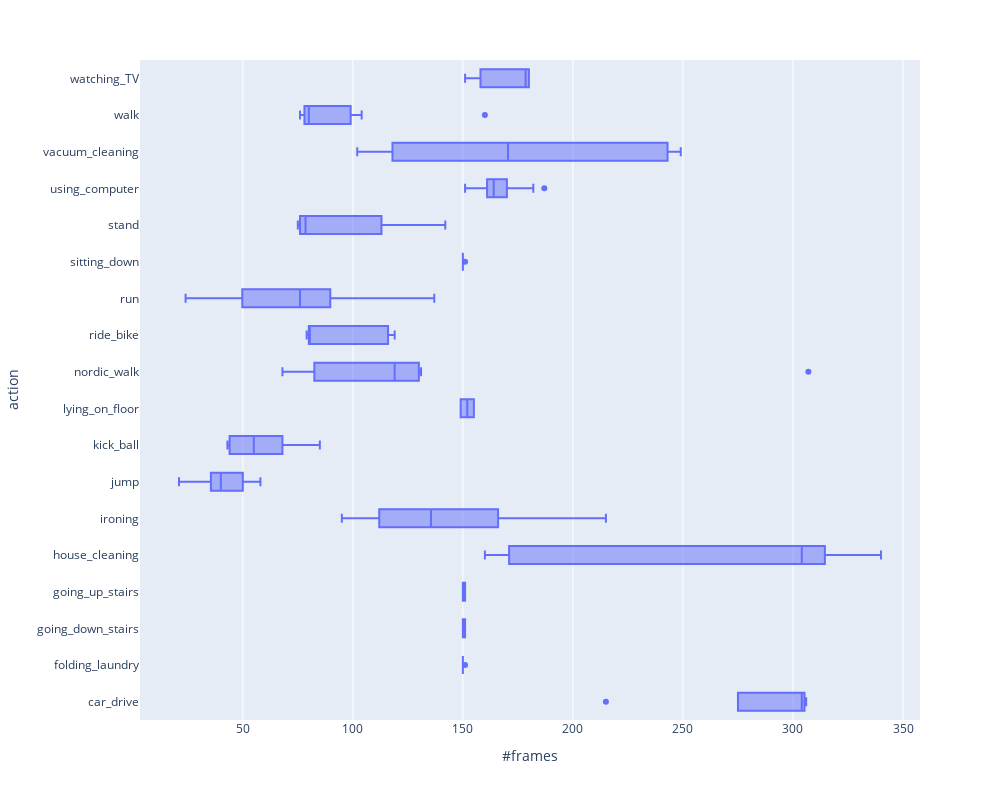

Notebook code for this chart:
### Code cell
fig = px.box(data_df, x="#frames", y="action", width=1000, height=800, orientation='h')
fig.show()

### Figure 1 — Plotly figure (JSON) as saved in the notebook; plotly's stock layout.template omitted (floating-point values rounded to 4 significant figures)
{"data": [{"alignmentgroup": "True", "hoverlabel": {"namelength": 0}, "hovertemplate": "#frames=%{x}<br>action=%{y}", "legendgroup": "", "marker": {"color": "#636efa"}, "name": "", "notched": false, "offsetgroup": "", "orientation": "h", "showlegend": false, "type": "box", "x": [295, 215, 306, 305, 304, 150, 150, 150, 150, 151, 150, 150, 151, 150, 151, 150, 150, 150, 150, 150, 151, 151, 150, 151, 174, 170, 160, 304, 340, 310, 316, 120, 95, 112, 166, 151, 215, 44, 36, 36, 58, 35, 48, 52, 21, 43, 44, 52, 68, 85, 58, 149, 155, 131, 75, 105, 307, 119, 127, 68, 80, 80, 119, 80, 116, 79, 49, 107, 76, 72, 24, 79, 50, 84, 137, 150, 151, 150, 150, 150, 150, 75, 76, 113, 79, 78, 142, 164, 159, 164, 187, 170, 162, 166, 151, 161, 182, 249, 243, 102, 118, 143, 198, 78, 78, 84, 76, 160, 80, 104, 177, 165, 180, 180, 180, 180, 180, 180, 151, 151, 158, 158], "x0": " ", "xaxis": "x", "y": ["car_drive", "car_drive", "car_drive", "car_drive", "car_drive", "folding_laundry", "folding_laundry", "folding_laundry", "folding_laundry", "folding_laundry", "folding_laundry", "folding_laundry", "going_down_stairs", "going_down_stairs", "going_down_stairs", "going_down_stairs", "going_down_stairs", "going_down_stairs", "going_up_stairs", "going_up_stairs", "going_up_stairs", "going_up_stairs", "going_up_stairs", "going_up_stairs", "house_cleaning", "house_cleaning", "house_cleaning", "house_cleaning", "house_cleaning", "house_cleaning", "house_cleaning", "ironing", "ironing", "ironing", "ironing", "ironing", "ironing", "jump", "jump", "jump", "jump", "jump", "jump", "jump", "jump", "kick_ball", "kick_ball", "kick_ball", "kick_ball", "kick_ball", "kick_ball", "lying_on_floor", "lying_on_floor", "nordic_walk", "nordic_walk", "nordic_walk", "nordic_walk", "nordic_walk", "nordic_walk", "nordic_walk", "ride_bike", "ride_bike", "ride_bike", "ride_bike", "ride_bike", "ride_bike", "run", "run", "run", "run", "run", "run", "run", "run", "run", "sitting_down", "sitting_down", "sitting_down", "sitting_down", "sitting_down", "sitting_down", "stand", "stand", "stand", "stand", "stand", "stand", "using_computer", "using_computer", "using_computer", "using_computer", "using_computer", "using_computer", "using_computer", "using_computer", "using_computer", "using_computer", "vacuum_cleaning", "vacuum_cleaning", "vacuum_cleaning", "vacuum_cleaning", "vacuum_cleaning", "vacuum_cleaning", "walk", "walk", "walk", "walk", "walk", "walk", "walk", "watching_TV", "watching_TV", "watching_TV", "watching_TV", "watching_TV", "watching_TV", "watching_TV", "watching_TV", "watching_TV", "watching_TV", "watching_TV", "watching_TV"], "y0": " ", "yaxis": "y"}], "layout": {"boxmode": "group", "height": 800, "legend": {"tracegroupgap": 0}, "margin": {"t": 60}, "width": 1000, "xaxis": {"anchor": "y", "domain": [0, 1], "title": {"text": "#frames"}}, "yaxis": {"anchor": "x", "domain": [0, 1], "title": {"text": "action"}}}}
